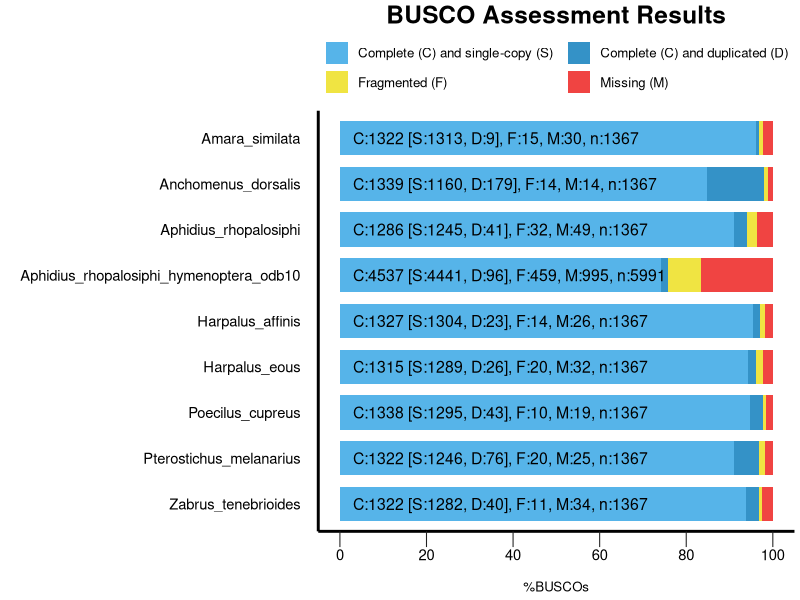
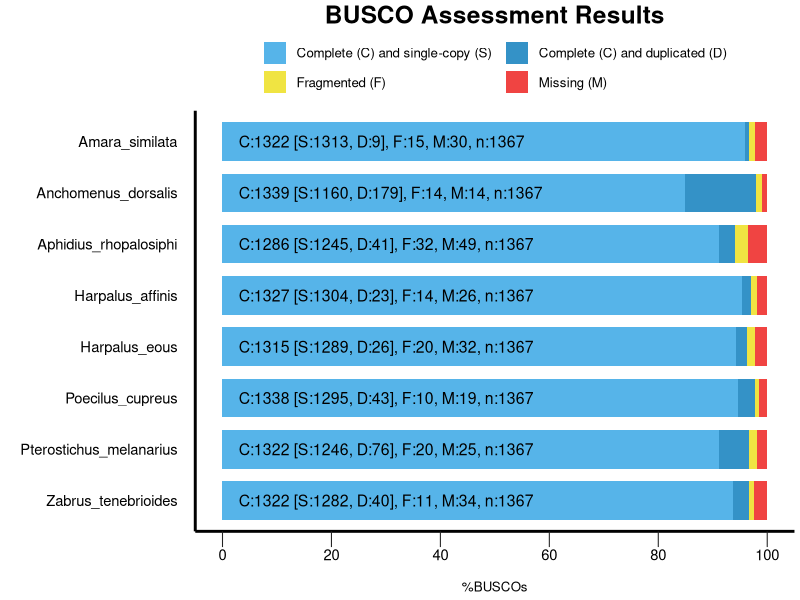

Here is the R script that generated these plots, in order:
## ---- chunk 1
knitr::opts_chunk$set(echo = TRUE)
## ---- chunk 2
######################################
#
# BUSCO summary figure
# @version 4.0.0
# @since BUSCO 2.0.0
#
# Copyright (c) 2016-2022, Evgeny Zdobnov (ez@ezlab.org)
# Licensed under the MIT license. See LICENSE.md file.
#
######################################

# Load the required libraries
library(ggplot2)
library("grid")

# !!! CONFIGURE YOUR PLOT HERE !!!
# Output
my_output <- paste("my_summaries/","busco_figure.png",sep="/")
my_width <- 20
my_height <- 15
my_unit <- "cm"

# Colors
my_colors <- c("#56B4E9", "#3492C7", "#F0E442", "#F04442")
# Bar height ratio
my_bar_height <- 0.75

# Legend
my_title <- "BUSCO Assessment Results"

# Font
my_family <- "sans"
my_size_ratio <- 1

# !!! SEE YOUR DATA HERE !!!
# Your data as generated by python, remove or add more
my_species <- c('Anchomenus_dorsalis', 'Anchomenus_dorsalis', 'Anchomenus_dorsalis', 'Anchomenus_dorsalis', 'Pterostichus_melanarius', 'Pterostichus_melanarius', 'Pterostichus_melanarius', 'Pterostichus_melanarius', 'Aphidius_rhopalosiphi_hymenoptera_odb10', 'Aphidius_rhopalosiphi_hymenoptera_odb10', 'Aphidius_rhopalosiphi_hymenoptera_odb10', 'Aphidius_rhopalosiphi_hymenoptera_odb10', 'Aphidius_rhopalosiphi', 'Aphidius_rhopalosiphi', 'Aphidius_rhopalosiphi', 'Aphidius_rhopalosiphi', 'Amara_similata', 'Amara_similata', 'Amara_similata', 'Amara_similata', 'Zabrus_tenebrioides', 'Zabrus_tenebrioides', 'Zabrus_tenebrioides', 'Zabrus_tenebrioides', 'Poecilus_cupreus', 'Poecilus_cupreus', 'Poecilus_cupreus', 'Poecilus_cupreus', 'Harpalus_eous', 'Harpalus_eous', 'Harpalus_eous', 'Harpalus_eous', 'Harpalus_affinis', 'Harpalus_affinis', 'Harpalus_affinis', 'Harpalus_affinis')
my_species <- factor(my_species)
my_species <- factor(my_species,levels(my_species)[c(length(levels(my_species)):1)]) # reorder your species here just by changing the values in the vector :
my_percentage <- c(84.9, 13.1, 1.0, 1.0, 91.1, 5.6, 1.5, 1.8, 74.1, 1.6, 7.7, 16.6, 91.1, 3.0, 2.3, 3.6, 96.0, 0.7, 1.1, 2.2, 93.8, 2.9, 0.8, 2.5, 94.7, 3.1, 0.7, 1.5, 94.3, 1.9, 1.5, 2.3, 95.4, 1.7, 1.0, 1.9)
my_values <- c(1160, 179, 14, 14, 1246, 76, 20, 25, 4441, 96, 459, 995, 1245, 41, 32, 49, 1313, 9, 15, 30, 1282, 40, 11, 34, 1295, 43, 10, 19, 1289, 26, 20, 32, 1304, 23, 14, 26)

######################################
######################################
######################################
# Code to produce the graph
labsize = 1
if (length(levels(my_species)) > 10){
 labsize = 0.66
}
print("Plotting the figure ...")
category <- c(rep(c("S","D","F","M"),c(1)))
category <-factor(category)
category = factor(category,levels(category)[c(4,1,2,3)])
df = data.frame(my_species,my_percentage,my_values,category)

figure <- ggplot() +

  geom_bar(aes(y = my_percentage, x = my_species, fill = category), position = position_stack(reverse = TRUE), data = df, stat="identity", width=my_bar_height) +
  coord_flip() +
  theme_gray(base_size = 8) +
  scale_y_continuous(labels = c("0","20","40","60","80","100"), breaks = c(0,20,40,60,80,100)) +
  scale_fill_manual(values = my_colors,labels =c(" Complete (C) and single-copy (S)  ",
                                                 " Complete (C) and duplicated (D)",
                                                 " Fragmented (F)  ",
                                                 " Missing (M)")) +
  ggtitle(my_title) +
  xlab("") +
  ylab("\n%BUSCOs") +

  theme(plot.title = element_text(family=my_family, hjust=0.5, colour = "black", size = rel(2.2)*my_size_ratio, face = "bold")) +
  theme(legend.position="top",legend.title = element_blank()) +
  theme(legend.text = element_text(family=my_family, size = rel(1.2)*my_size_ratio)) +
  theme(panel.background = element_rect(color="#FFFFFF", fill="white")) +
  theme(panel.grid.minor = element_blank()) +
  theme(panel.grid.major = element_blank()) +
  theme(axis.text.y = element_text(family=my_family, colour = "black", size = rel(1.66)*my_size_ratio)) +
  theme(axis.text.x = element_text(family=my_family, colour = "black", size = rel(1.66)*my_size_ratio)) +
  theme(axis.line = element_line(size=1*my_size_ratio, colour = "black")) +
  theme(axis.ticks.length = unit(.85, "cm")) +
  theme(axis.ticks.y = element_line(colour="white", size = 0)) +
  theme(axis.ticks.x = element_line(colour="#222222")) +
  theme(axis.ticks.length = unit(0.4, "cm")) +
  theme(axis.title.x = element_text(family=my_family, size=rel(1.2)*my_size_ratio)) +

  guides(fill = guide_legend(override.aes = list(colour = NULL))) +
  guides(fill=guide_legend(nrow=2,byrow=TRUE))

  for(i in rev(c(1:length(levels(my_species))))){
    detailed_values <- my_values[my_species==my_species[my_species==levels(my_species)[i]]]
    total_buscos <- sum(detailed_values)
    figure <- figure +
    annotate("text", label=paste("C:", detailed_values[1] + detailed_values[2], " [S:", detailed_values[1], ", D:", detailed_values[2], "], F:", detailed_values[3], ", M:", detailed_values[4], ", n:", total_buscos, sep=""),
             y=3, x = i, size = labsize*4*my_size_ratio, colour = "black", hjust=0, family=my_family)
  }

figure


## ---- chunk 3
######################################
#
# BUSCO summary figure
# @version 4.0.0
# @since BUSCO 2.0.0
#
# Copyright (c) 2016-2022, Evgeny Zdobnov (ez@ezlab.org)
# Licensed under the MIT license. See LICENSE.md file.
#
######################################

# Load the required libraries
library(ggplot2)
library("grid")

# !!! CONFIGURE YOUR PLOT HERE !!!
# Output
my_output <- paste("my_summaries/","busco_figure.png",sep="/")
my_width <- 20
my_height <- 15
my_unit <- "cm"

# Colors
my_colors <- c("#56B4E9", "#3492C7", "#F0E442", "#F04442")
# Bar height ratio
my_bar_height <- 0.75

# Legend
my_title <- "BUSCO Assessment Results"

# Font
my_family <- "sans"
my_size_ratio <- 1

# !!! SEE YOUR DATA HERE !!!
# Your data as generated by python, remove or add more
my_species <- c('Anchomenus_dorsalis', 'Anchomenus_dorsalis', 'Anchomenus_dorsalis', 'Anchomenus_dorsalis', 'Pterostichus_melanarius', 'Pterostichus_melanarius', 'Pterostichus_melanarius', 'Pterostichus_melanarius', 'Aphidius_rhopalosiphi', 'Aphidius_rhopalosiphi', 'Aphidius_rhopalosiphi', 'Aphidius_rhopalosiphi', 'Amara_similata', 'Amara_similata', 'Amara_similata', 'Amara_similata', 'Zabrus_tenebrioides', 'Zabrus_tenebrioides', 'Zabrus_tenebrioides', 'Zabrus_tenebrioides', 'Poecilus_cupreus', 'Poecilus_cupreus', 'Poecilus_cupreus', 'Poecilus_cupreus', 'Harpalus_eous', 'Harpalus_eous', 'Harpalus_eous', 'Harpalus_eous', 'Harpalus_affinis', 'Harpalus_affinis', 'Harpalus_affinis', 'Harpalus_affinis')
my_species <- factor(my_species)
my_species <- factor(my_species,levels(my_species)[c(length(levels(my_species)):1)]) # reorder your species here just by changing the values in the vector :
my_percentage <- c(84.9, 13.1, 1.0, 1.0, 91.1, 5.6, 1.5, 1.8, 91.1, 3.0, 2.3, 3.6, 96.0, 0.7, 1.1, 2.2, 93.8, 2.9, 0.8, 2.5, 94.7, 3.1, 0.7, 1.5, 94.3, 1.9, 1.5, 2.3, 95.4, 1.7, 1.0, 1.9)
my_values <- c(1160, 179, 14, 14, 1246, 76, 20, 25, 1245, 41, 32, 49, 1313, 9, 15, 30, 1282, 40, 11, 34, 1295, 43, 10, 19, 1289, 26, 20, 32, 1304, 23, 14, 26)

######################################
######################################
######################################
# Code to produce the graph
labsize = 1
if (length(levels(my_species)) > 10){
 labsize = 0.66
}
print("Plotting the figure ...")
category <- c(rep(c("S","D","F","M"),c(1)))
category <-factor(category)
category = factor(category,levels(category)[c(4,1,2,3)])
df = data.frame(my_species,my_percentage,my_values,category)

figure <- ggplot() +

  geom_bar(aes(y = my_percentage, x = my_species, fill = category), position = position_stack(reverse = TRUE), data = df, stat="identity", width=my_bar_height) +
  coord_flip() +
  theme_gray(base_size = 8) +
  scale_y_continuous(labels = c("0","20","40","60","80","100"), breaks = c(0,20,40,60,80,100)) +
  scale_fill_manual(values = my_colors,labels =c(" Complete (C) and single-copy (S)  ",
                                                 " Complete (C) and duplicated (D)",
                                                 " Fragmented (F)  ",
                                                 " Missing (M)")) +
  ggtitle(my_title) +
  xlab("") +
  ylab("\n%BUSCOs") +

  theme(plot.title = element_text(family=my_family, hjust=0.5, colour = "black", size = rel(2.2)*my_size_ratio, face = "bold")) +
  theme(legend.position="top",legend.title = element_blank()) +
  theme(legend.text = element_text(family=my_family, size = rel(1.2)*my_size_ratio)) +
  theme(panel.background = element_rect(color="#FFFFFF", fill="white")) +
  theme(panel.grid.minor = element_blank()) +
  theme(panel.grid.major = element_blank()) +
  theme(axis.text.y = element_text(family=my_family, colour = "black", size = rel(1.66)*my_size_ratio)) +
  theme(axis.text.x = element_text(family=my_family, colour = "black", size = rel(1.66)*my_size_ratio)) +
  theme(axis.line = element_line(size=1*my_size_ratio, colour = "black")) +
  theme(axis.ticks.length = unit(.85, "cm")) +
  theme(axis.ticks.y = element_line(colour="white", size = 0)) +
  theme(axis.ticks.x = element_line(colour="#222222")) +
  theme(axis.ticks.length = unit(0.4, "cm")) +
  theme(axis.title.x = element_text(family=my_family, size=rel(1.2)*my_size_ratio)) +

  guides(fill = guide_legend(override.aes = list(colour = NULL))) +
  guides(fill=guide_legend(nrow=2,byrow=TRUE))

  for(i in rev(c(1:length(levels(my_species))))){
    detailed_values <- my_values[my_species==my_species[my_species==levels(my_species)[i]]]
    total_buscos <- sum(detailed_values)
    figure <- figure +
    annotate("text", label=paste("C:", detailed_values[1] + detailed_values[2], " [S:", detailed_values[1], ", D:", detailed_values[2], "], F:", detailed_values[3], ", M:", detailed_values[4], ", n:", total_buscos, sep=""),
             y=3, x = i, size = labsize*4*my_size_ratio, colour = "black", hjust=0, family=my_family)
  }

figure

#ggsave(figure, file=my_output, width = my_width, height = my_height, unit = my_unit)
#print("Done")
